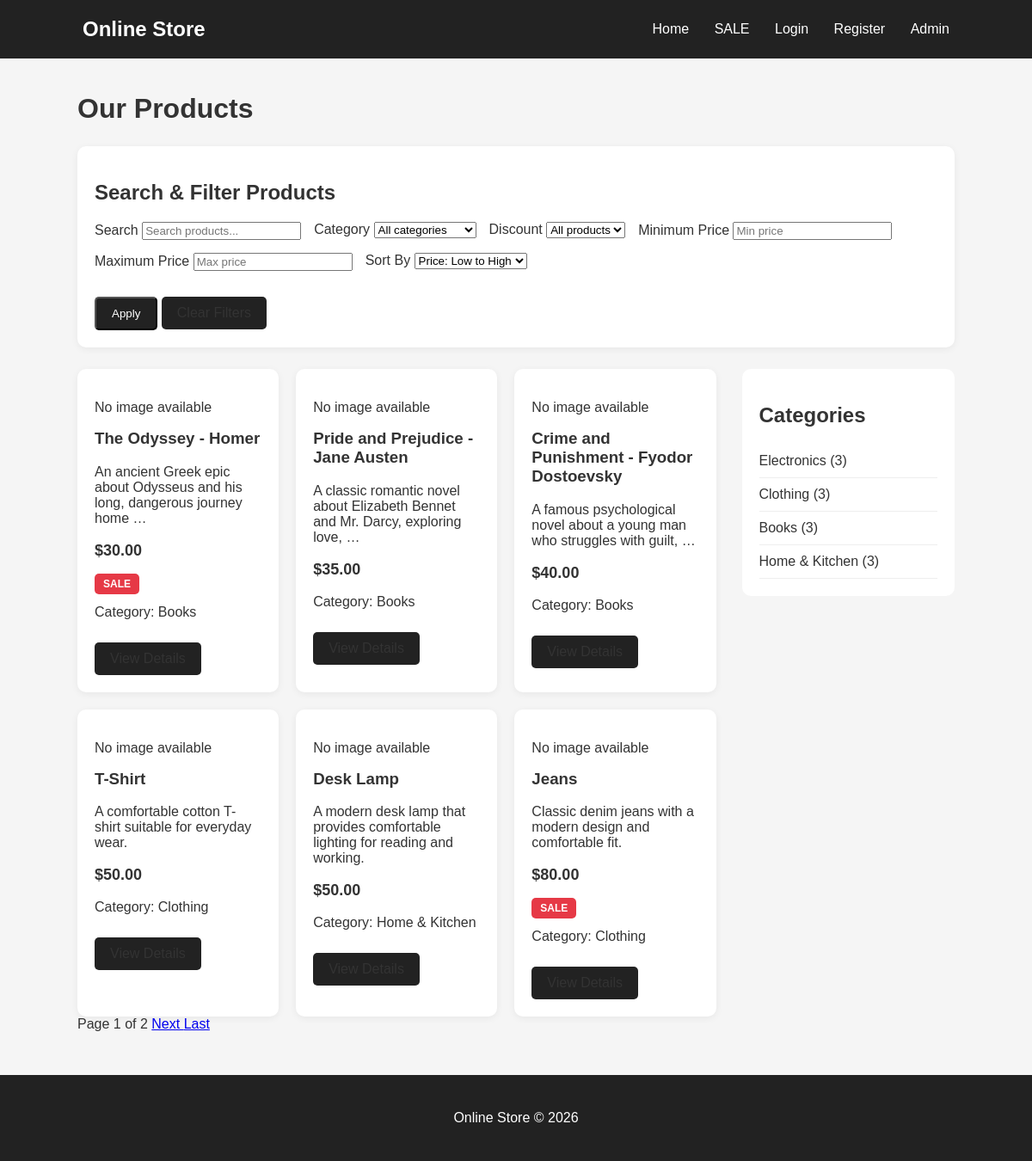
/, run on an earlier commit of the app's database.
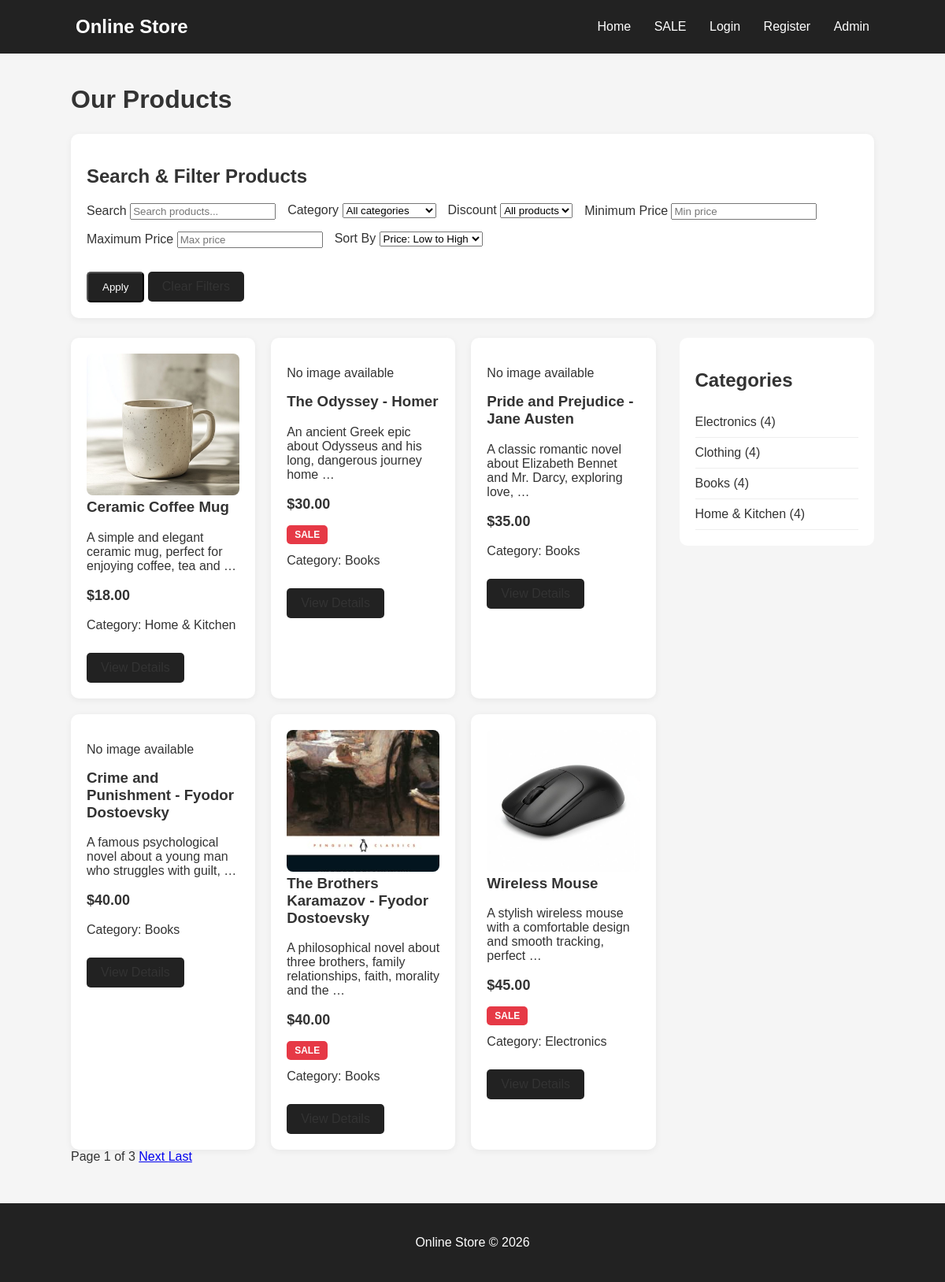
And on a later commit of the database.
### catalog/models.py (models this page shows, shortened)
class Product(models.Model):
    name = models.CharField(max_length=150)
    description = models.TextField()
    price = models.DecimalField(max_digits=10, decimal_places=2)
    category = models.ForeignKey(
        Category,
        on_delete=models.CASCADE,
        related_name='products'
    )
    image = models.ImageField(
        upload_to='products/',
        blank=True,
        null=True
    )
    user = models.ForeignKey(
        settings.AUTH_USER_MODEL,
        on_delete=models.CASCADE,
        related_name='products',
        blank=True,
        null=True
    )
    is_available = models.BooleanField(default=True)
    is_on_sale = models.BooleanField(default=False)
    created_at = models.DateTimeField(auto_now_add=True)

class Category(models.Model):
    name = models.CharField(max_length=100, unique=True)
    description = models.TextField(blank=True)

### catalog/views.py (the view)
# urls.py: path('', views.HomeView.as_view(), name='home'),
class HomeView(ListView):
    model = Product
    template_name = 'catalog/home.html'
    context_object_name = 'products'
    paginate_by = 6
    def get_queryset(self):
        queryset = Product.objects.filter(is_available=True)
        return apply_product_filters(
            self.request,
            queryset
        )
    def get_context_data(self, **kwargs):
        context = super().get_context_data(**kwargs)
        context['categories'] = Category.objects.annotate(
            product_count=Count('products')
        ).filter(product_count__gt=0)
        context['show_category_filter'] = True
        context['show_sale_filter'] = True
        return context

### catalog/templates/catalog/home.html (shortened to what this page needs)
{% extends 'catalog/base.html' %}
{% block content %}
<h1>Our Products</h1>
{% include 'catalog/search_filters.html' %}
<div class="content">
    <div>
        <div class="product-grid">
            {% for product in products %}
                <div class="product-card">
                    {% if product.image %}
                        <img
                            src="{{ product.image.url }}"
                            alt="{{ product.name }}"
                            style="width: 100%; height: 180px; object-fit: cover; border-radius: 8px;"
                        >
                    {% else %}
                        <p>No image available</p>
                    {% endif %}
                    <h3>
                        <a href="{% url 'product_detail' product.pk %}">
                            {{ product.name }}
                        </a>
                    </h3>
                    <p>{{ product.description|truncatewords:12 }}</p>
                    <p class="price">
                        ${{ product.price }}
                    </p>
                    {% if product.is_on_sale %}
                        <span class="sale">SALE</span>
                    {% endif %}
                    <p>
                        Category: {{ product.category.name }}
                    </p>
                    <a href="{% url 'product_detail' product.pk %}"
                       class="button">
                    </a>
                </div>
            {% empty %}
                <p>No products available.</p>
            {% endfor %}
        </div>
    </div>
    <aside class="sidebar">
        <h2>Categories</h2>
        {% for category in categories %}
            <a href="{% url 'category_products' category.pk %}">
                {{ category.name }} ({{ category.product_count }})
            </a>
        {% empty %}
            <p>No categories available.</p>
        {% endfor %}
    </aside>
</div>
{% include 'catalog/pagination.html' %}
{% endblock %}

What changed in the data, as far as the page shows it:
no longer on this page (row edited): Product: shows "No image available", name "T-Shirt", description "A comfortable cotton T-shirt suitable for everyday wear.", price "50.00", category.name "Clothing"
no longer on this page (row edited): Product: shows "No image available", name "Desk Lamp", description "A modern desk lamp that provides comfortable lighting for reading and working.", price "50.00", category.name "Home & Kitchen"
no longer on this page (row edited): Product: shows "No image available", name "Jeans", description "Classic denim jeans with a modern design and comfortable fit.", price "80.00", is_on_sale "SALE", category.name "Clothing"
added Product: image (picture), name "Ceramic Coffee Mug", description "A simple and elegant ceramic mug, perfect for enjoying coffee, tea and …", price "18.00", category.name "Home & Kitchen"
added Product: image (picture), name "The Brothers Karamazov - Fyodor Dostoevsky", description "A philosophical novel about three brothers, family relationships, faith, morality and the …", price "40.00", is_on_sale "SALE", category.name "Books"
added Product: image (picture), name "Wireless Mouse", description "A stylish wireless mouse with a comfortable design and smooth tracking, perfect …", price "45.00", is_on_sale "SALE", category.name "Electronics"
computed for Category "Electronics": product_count "3" → "4"
computed for Category "Clothing": product_count "3" → "4"
computed for Category "Books": product_count "3" → "4"
computed for Category "Home & Kitchen": product_count "3" → "4"
Also different on the page:
{{ page_obj.paginator.num_pages }}: "2" → "3"
